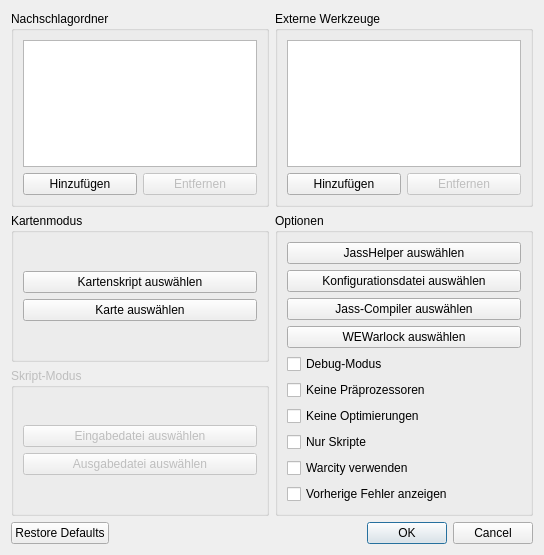
<?xml version="1.0" encoding="UTF-8"?>
<ui version="4.0">
 <author>Tamino Dauth</author>
 <class>JasshelperDialog</class>
 <widget class="QDialog" name="JasshelperDialog">
  <property name="geometry">
   <rect>
    <x>0</x>
    <y>0</y>
    <width>544</width>
    <height>555</height>
   </rect>
  </property>
  <property name="windowTitle">
   <string>vJass-Syntax überprüfen</string>
  </property>
  <property name="modal">
   <bool>true</bool>
  </property>
  <layout class="QGridLayout">
   <item row="0" column="0">
    <layout class="QHBoxLayout">
     <item>
      <widget class="QGroupBox" name="lookUpFoldersGroupBox">
       <property name="title">
        <string>Nachschlagordner</string>
       </property>
       <layout class="QGridLayout">
        <item row="0" column="0">
         <widget class="QListWidget" name="lookUpFolderListWidget"/>
        </item>
        <item row="1" column="0">
         <layout class="QHBoxLayout">
          <item>
           <widget class="QPushButton" name="addLookUpFolderPushButton">
            <property name="text">
             <string>Hinzufügen</string>
            </property>
            <property name="icon">
             <iconset resource="../vjasside.qrc">
              <normaloff>:/images/actions/list-add.png</normaloff>:/images/actions/list-add.png</iconset>
            </property>
           </widget>
          </item>
          <item>
           <widget class="QPushButton" name="removeLookUpFolderPushButton">
            <property name="enabled">
             <bool>false</bool>
            </property>
            <property name="text">
             <string>Entfernen</string>
            </property>
            <property name="icon">
             <iconset resource="../vjasside.qrc">
              <normaloff>:/images/actions/list-remove.png</normaloff>:/images/actions/list-remove.png</iconset>
            </property>
           </widget>
          </item>
         </layout>
        </item>
       </layout>
      </widget>
     </item>
     <item>
      <widget class="QGroupBox" name="externalToolsGroupBox">
       <property name="title">
        <string>Externe Werkzeuge</string>
       </property>
       <layout class="QGridLayout">
        <item row="0" column="0">
         <widget class="QListWidget" name="externalToolListWidget"/>
        </item>
        <item row="1" column="0">
         <layout class="QHBoxLayout">
          <item>
           <widget class="QPushButton" name="addExternalToolPushButton">
            <property name="text">
             <string>Hinzufügen</string>
            </property>
            <property name="icon">
             <iconset resource="../vjasside.qrc">
              <normaloff>:/images/actions/list-add.png</normaloff>:/images/actions/list-add.png</iconset>
            </property>
           </widget>
          </item>
          <item>
           <widget class="QPushButton" name="removeExternalToolPushButton">
            <property name="enabled">
             <bool>false</bool>
            </property>
            <property name="text">
             <string>Entfernen</string>
            </property>
            <property name="icon">
             <iconset resource="../vjasside.qrc">
              <normaloff>:/images/actions/list-remove.png</normaloff>:/images/actions/list-remove.png</iconset>
            </property>
           </widget>
          </item>
         </layout>
        </item>
       </layout>
      </widget>
     </item>
    </layout>
   </item>
   <item row="1" column="0">
    <layout class="QHBoxLayout">
     <item>
      <layout class="QVBoxLayout">
       <item>
        <widget class="QGroupBox" name="mapModeGroupBox">
         <property name="enabled">
          <bool>true</bool>
         </property>
         <property name="title">
          <string>Kartenmodus</string>
         </property>
         <layout class="QGridLayout">
          <item row="0" column="0">
           <layout class="QVBoxLayout">
            <item>
             <widget class="QPushButton" name="selectMapScriptPushButton">
              <property name="text">
               <string>Kartenskript auswählen</string>
              </property>
             </widget>
            </item>
            <item>
             <widget class="QPushButton" name="selectMapPushButton">
              <property name="text">
               <string>Karte auswählen</string>
              </property>
             </widget>
            </item>
           </layout>
          </item>
         </layout>
        </widget>
       </item>
       <item>
        <widget class="QGroupBox" name="scriptonlyModeGroupBox">
         <property name="enabled">
          <bool>false</bool>
         </property>
         <property name="title">
          <string>Skript-Modus</string>
         </property>
         <layout class="QGridLayout">
          <item row="0" column="0">
           <layout class="QVBoxLayout">
            <item>
             <widget class="QPushButton" name="selectInputFilePushButton">
              <property name="text">
               <string>Eingabedatei auswählen</string>
              </property>
             </widget>
            </item>
            <item>
             <widget class="QPushButton" name="selectOutputFilePushButton">
              <property name="text">
               <string>Ausgabedatei auswählen</string>
              </property>
             </widget>
            </item>
           </layout>
          </item>
         </layout>
        </widget>
       </item>
      </layout>
     </item>
     <item>
      <layout class="QVBoxLayout">
       <item>
        <widget class="QGroupBox" name="optionsGroupBox">
         <property name="title">
          <string>Optionen</string>
         </property>
         <layout class="QGridLayout">
          <item row="0" column="0">
           <layout class="QVBoxLayout">
            <item>
             <widget class="QPushButton" name="selectJasshelperPushButton">
              <property name="text">
               <string>JassHelper auswählen</string>
              </property>
             </widget>
            </item>
            <item>
             <widget class="QPushButton" name="selectConfigFilePushButton">
              <property name="text">
               <string>Konfigurationsdatei auswählen</string>
              </property>
             </widget>
            </item>
            <item>
             <widget class="QPushButton" name="selectJassCompilerPushButton">
              <property name="text">
               <string>Jass-Compiler auswählen</string>
              </property>
             </widget>
            </item>
            <item>
             <widget class="QPushButton" name="selectWewarlockPushButton">
              <property name="text">
               <string>WEWarlock auswählen</string>
              </property>
             </widget>
            </item>
            <item>
             <widget class="QCheckBox" name="debugCheckBox">
              <property name="text">
               <string>Debug-Modus</string>
              </property>
             </widget>
            </item>
            <item>
             <widget class="QCheckBox" name="nopreprocessorCheckBox">
              <property name="text">
               <string>Keine Präprozessoren</string>
              </property>
             </widget>
            </item>
            <item>
             <widget class="QCheckBox" name="nooptimizeCheckBox">
              <property name="text">
               <string>Keine Optimierungen</string>
              </property>
             </widget>
            </item>
            <item>
             <widget class="QCheckBox" name="scriptonlyCheckBox">
              <property name="text">
               <string>Nur Skripte</string>
              </property>
             </widget>
            </item>
            <item>
             <widget class="QCheckBox" name="warcityCheckBox">
              <property name="text">
               <string>Warcity verwenden</string>
              </property>
             </widget>
            </item>
            <item>
             <widget class="QCheckBox" name="showerrorsCheckBox">
              <property name="text">
               <string>Vorherige Fehler anzeigen</string>
              </property>
             </widget>
            </item>
           </layout>
          </item>
         </layout>
        </widget>
       </item>
      </layout>
     </item>
    </layout>
   </item>
   <item row="2" column="0">
    <widget class="QDialogButtonBox" name="buttonBox">
     <property name="standardButtons">
      <set>QDialogButtonBox::Cancel|QDialogButtonBox::Ok|QDialogButtonBox::RestoreDefaults</set>
     </property>
    </widget>
   </item>
  </layout>
 </widget>
 <resources>
  <include location="../vjasside.qrc"/>
 </resources>
 <connections>
  <connection>
   <sender>warcityCheckBox</sender>
   <signal>toggled(bool)</signal>
   <receiver>scriptonlyCheckBox</receiver>
   <slot>setChecked(bool)</slot>
   <hints>
    <hint type="sourcelabel">
     <x>527</x>
     <y>481</y>
    </hint>
    <hint type="destinationlabel">
     <x>527</x>
     <y>454</y>
    </hint>
   </hints>
  </connection>
  <connection>
   <sender>warcityCheckBox</sender>
   <signal>toggled(bool)</signal>
   <receiver>scriptonlyCheckBox</receiver>
   <slot>setDisabled(bool)</slot>
   <hints>
    <hint type="sourcelabel">
     <x>527</x>
     <y>481</y>
    </hint>
    <hint type="destinationlabel">
     <x>527</x>
     <y>454</y>
    </hint>
   </hints>
  </connection>
  <connection>
   <sender>scriptonlyCheckBox</sender>
   <signal>toggled(bool)</signal>
   <receiver>scriptonlyModeGroupBox</receiver>
   <slot>setEnabled(bool)</slot>
   <hints>
    <hint type="sourcelabel">
     <x>527</x>
     <y>454</y>
    </hint>
    <hint type="destinationlabel">
     <x>106</x>
     <y>518</y>
    </hint>
   </hints>
  </connection>
  <connection>
   <sender>scriptonlyCheckBox</sender>
   <signal>toggled(bool)</signal>
   <receiver>mapModeGroupBox</receiver>
   <slot>setDisabled(bool)</slot>
   <hints>
    <hint type="sourcelabel">
     <x>527</x>
     <y>454</y>
    </hint>
    <hint type="destinationlabel">
     <x>117</x>
     <y>370</y>
    </hint>
   </hints>
  </connection>
  <connection>
   <sender>buttonBox</sender>
   <signal>accepted()</signal>
   <receiver>JasshelperDialog</receiver>
   <slot>accept()</slot>
   <hints>
    <hint type="sourcelabel">
     <x>409</x>
     <y>540</y>
    </hint>
    <hint type="destinationlabel">
     <x>539</x>
     <y>506</y>
    </hint>
   </hints>
  </connection>
  <connection>
   <sender>buttonBox</sender>
   <signal>rejected()</signal>
   <receiver>JasshelperDialog</receiver>
   <slot>reject()</slot>
   <hints>
    <hint type="sourcelabel">
     <x>310</x>
     <y>537</y>
    </hint>
    <hint type="destinationlabel">
     <x>544</x>
     <y>532</y>
    </hint>
   </hints>
  </connection>
 </connections>
</ui>
